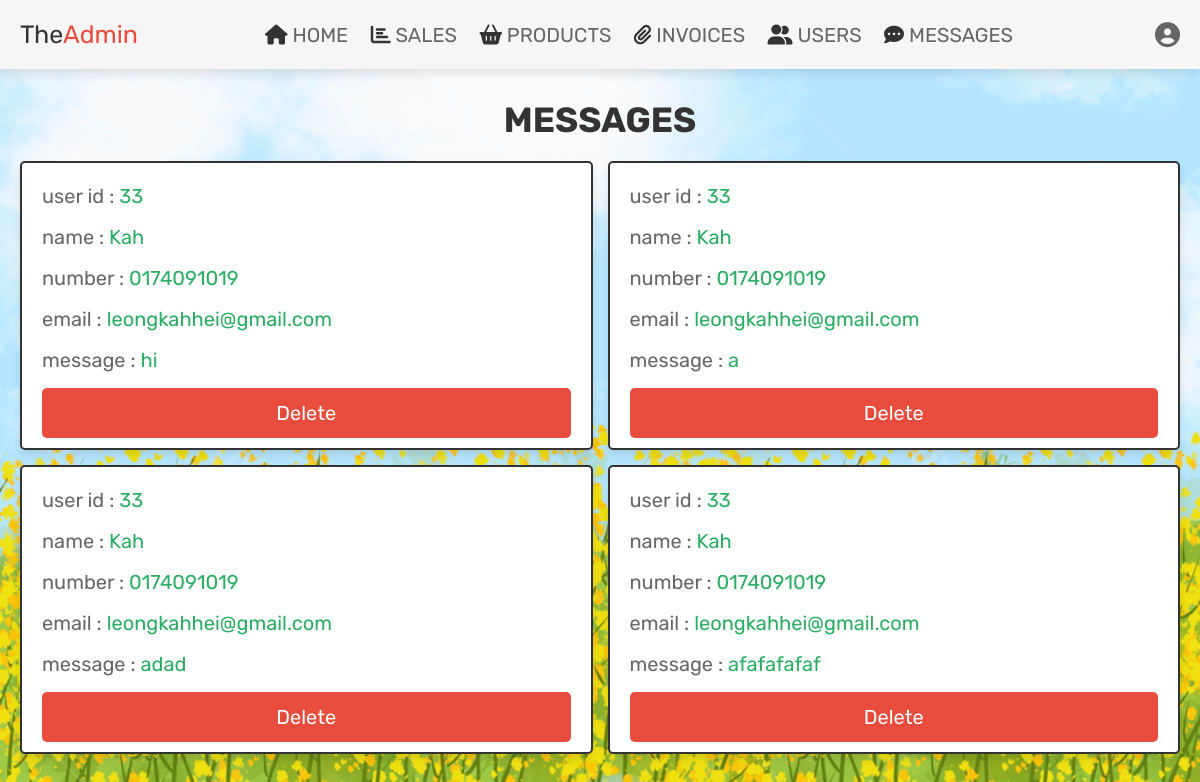
/admin_contacts.php (signed in), run on the app's committed database.
### tables this page shows
CREATE TABLE `message` (
  `id` int(100) NOT NULL,
  `user_id` int(100) NOT NULL,
  `name` varchar(100) NOT NULL,
  `email` varchar(100) NOT NULL,
  `number` varchar(12) NOT NULL,
  `message` varchar(500) NOT NULL
);

### admin_contacts.php (the view, shortened to what this page needs)
<?php
@include 'config.php';
?>
<!DOCTYPE html>
<html lang="en">
<head>
   <link rel="stylesheet" href="https://cdnjs.cloudflare.com/ajax/libs/font-awesome/6.1.1/css/all.min.css">
   <link rel="stylesheet" href="css/admin_style.css">
</head>
<body style="background:url(images/admin-bg.jpg); background-repeat: no-repeat; background-size: cover;">
<?php include 'admin_header.php'; ?>
<section class="messages">
   <h1 class="title">messages</h1>
   <div class="box-container">
   <?php
      $select_message = $conn->prepare("SELECT * FROM `message`");
      $select_message->execute();
      if($select_message->rowCount() > 0){
         while($fetch_message = $select_message->fetch(PDO::FETCH_ASSOC)){
   ?>
   <div class="box">
      <p> user id : <span><?= $fetch_message['user_id']; ?></span> </p>
      <p> name : <span><?= $fetch_message['name']; ?></span> </p>
      <p> number : <span><?= $fetch_message['number']; ?></span> </p>
      <p> email : <span><?= $fetch_message['email']; ?></span> </p>
      <p> message : <span><?= $fetch_message['message']; ?></span> </p>
      <a href="admin_contacts.php?delete=<?= $fetch_message['id']; ?>" onclick="return confirm('delete this message?');" class="delete-btn">delete</a>
   </div>
   <?php
         }
      }else{
         echo '<p class="empty">you have no messages!</p>';
      }
   ?>
   </div>
</section>
</body>
</html>

### css/admin_style.css (style rules this page uses)
.messages .box-container { display: flex; flex-wrap: wrap; gap:1.5rem; align-items: flex-start; }
.messages .box-container .box { padding:1rem 2rem; flex:1 1 40rem; border:var(--border); background-color: var(--white); box-shadow: var(--box-shadow); border-radius: .5rem; }
.messages .box-container .box p { margin:.5rem 0; line-height: 1.8; font-size: 2rem; color:var(--light-color); }
.messages .box-container .box p span { color:var(--green); }

### css/components.css (style rules this page uses)
:root { --green:#27ae60; --orange:#f39c12; --red:#e74c3c; --black:#333; --light-color:#666; --white:#fff; --light-bg:#f6f6f6; --border:.2rem solid var(--black); --box-shadow:0 .5rem 1rem rgba(0,0,0,.1); }
* { font-family: 'Rubik', sans-serif; margin:0; padding:0; box-sizing: border-box; outline: none; border:none; text-decoration: none; color:var(--black); }
body { background-color: var(--light-bg); }
html { font-size: 62.5%; overflow-x: hidden; scroll-behavior: smooth; scroll-padding-top: 6.5rem; }
section { padding:3rem 2rem; max-width: 1200px; margin:0 auto; }
.btn, .delete-btn, .option-btn { display: block; width: 100%; margin-top: 1rem; border-radius: .5rem; color:var(--white); font-size: 2rem; padding:1.3rem 3rem; text-transform: capitalize; cursor: pointer; text-align: center; }
.delete-btn { background-color: var(--red); }
.title { text-align: center; margin-bottom: 2rem; text-transform: uppercase; color:var(--black); font-size: 3.5rem; }

### data on the page
message: user "33", name "Kah", number "0174091019", email "leongkahhei@gmail.com", message "hi"
message: user "33", name "Kah", number "0174091019", email "leongkahhei@gmail.com", message "a"
message: user "33", name "Kah", number "0174091019", email "leongkahhei@gmail.com", message "adad"
message: user "33", name "Kah", number "0174091019", email "leongkahhei@gmail.com", message "afafafafaf"
